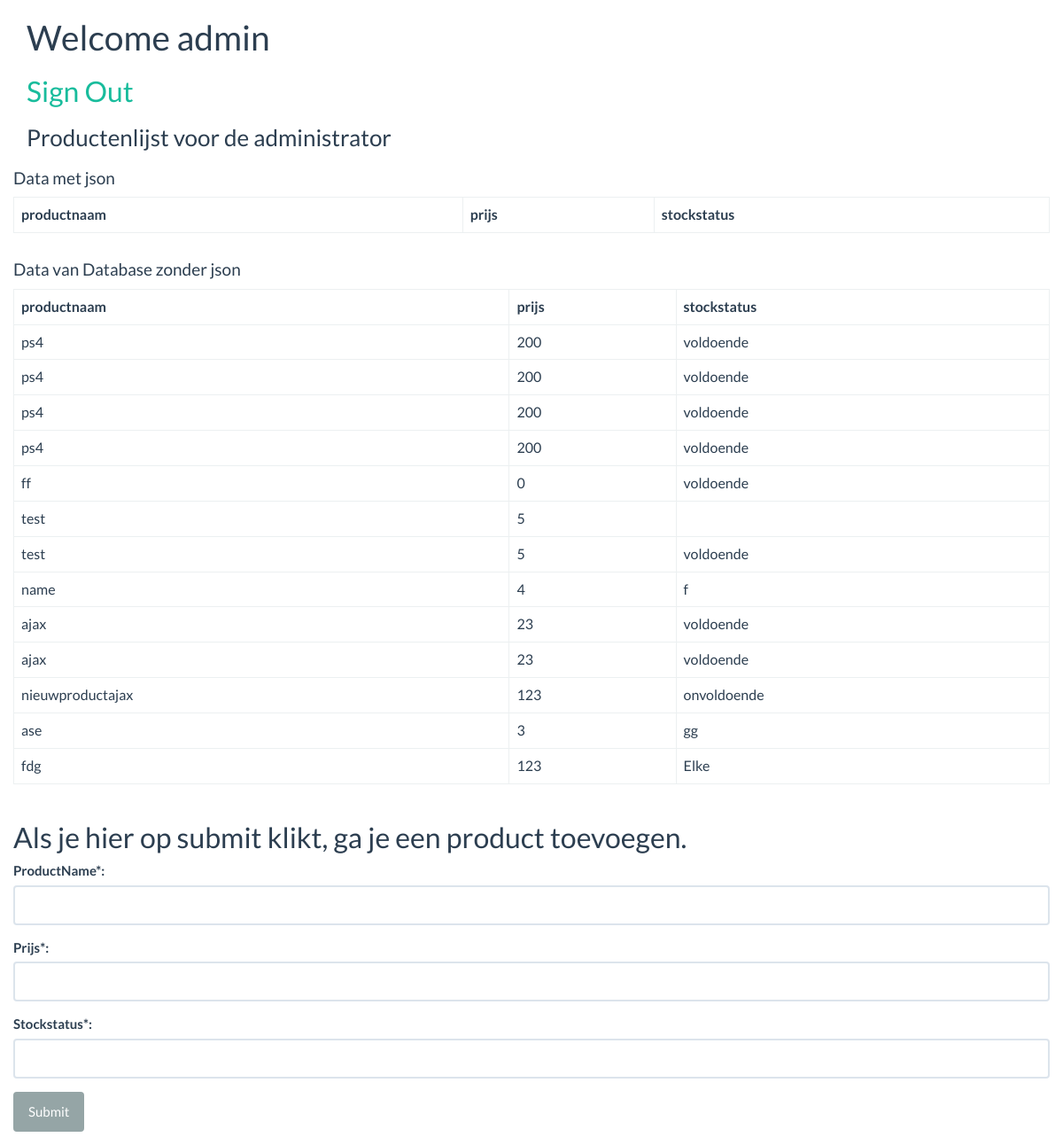
The app's page /definitieveprojectenwebapps/labo1WebShopAdmin.php (signed in) with its own data.
### tables this page shows
CREATE TABLE `users` (
  `user_id` int(10) UNSIGNED NOT NULL,
  `user_name` varchar(32) NOT NULL,
  `password` varchar(60) NOT NULL,
  `is_admin` int(11) NOT NULL
);

CREATE TABLE `products` (
  `id` int(11) NOT NULL,
  `productname` varchar(80) NOT NULL,
  `price` int(11) NOT NULL,
  `stockstatus` varchar(80) NOT NULL
);

### definitieveprojectenwebapps/session.php (called while the page is built, shortened)
<?php
$db = mysqli_connect('localhost','root','','webappsallelabos');
$user_check = $_SESSION['login_user'];
$sql = "SELECT user_name from users WHERE user_name = '$user_check'";
$ses_result = mysqli_query($db, $sql);
$row = mysqli_fetch_array($ses_result, MYSQLI_ASSOC);
$login_session = $row['user_name'];

### definitieveprojectenwebapps/labo1WebShopAdmin.php (the view, shortened to what this page needs)
<?php
include('session.php');
?>
<!DOCTYPE html>
<html lang="en">
<head>
    <link href="css/bootstrap.min.css" rel="stylesheet">
    <link href="css/bootstrap.flatly.css" rel="stylesheet">
</head>
<body onload="process()">
<div class="container">
    <h1>Welcome <?php echo $login_session; ?></h1>
    <h2><a href="logout.php">Sign Out</a></h2>
    <h3>Productenlijst voor de administrator</h3>
    <div class="row">
        <h4>Data met json</h4>
        <table class="table table-bordered">
            <thead>
            <tr>
                <th>productnaam</th>
                <th>prijs</th>
                <th>stockstatus</th>
            </tr>
            </thead>
        </table>
    </div>
    <div class="row">
        <h4>Data van Database zonder json</h4>
        <table class="table table-bordered">
            <thead>
            <tr>
                <th>productnaam</th>
                <th>prijs</th>
                <th>stockstatus</th>
            </tr>
            </thead>
            <tbody id="addproducttotable">
            <?php
            $db = mysqli_connect('localhost', 'root', '', 'webappsallelabos');
            $sql = "SELECT productname, price, stockstatus from products";
            $result = mysqli_query($db, $sql);
            while ($row = mysqli_fetch_assoc($result)) {
                ?>
                <tr>
                    <td><?php echo $row['productname']; ?></td>
                    <td><?php echo $row['price'] ?></td>
                    <td><?php echo $row['stockstatus'] ?></td>
                </tr>
                <?php
            }
            ?>
            </tbody>
        </table>
    </div>
    <div class="row">
        <h2>Als je hier op submit klikt, ga je een product toevoegen.</h2>
        <form id='addtodb' action='data/labo1WebShopAdd.php' method='POST' accept-charset='UTF-8'>
            <div class="form-group">
                <label for='productname'>ProductName*:</label>
                <input type='text' class="form-control"
                       name='productname' id='productname' maxlength="50"/>
            </div>
            <div class="form-group">
                <label for='prijs'>Prijs*:</label>
                <input type='number' class="form-control" name='prijs' id='prijs'/>
            </div>
            <div class="form-group">
                <label for='stockstatus'>Stockstatus*:</label>
                <input type="text" class="form-control" name="stockstatus" id="stockstatus"/>
            </div>
            <button type="submit" class="btn btn-default">Submit</button>
        </form>
    </div>
</div>
</body>
</html>

### records on screen
users: user_name "admin"
products: productname "ps4", price "200", stockstatus "voldoende"
products: productname "ps4", price "200", stockstatus "voldoende"
products: productname "ps4", price "200", stockstatus "voldoende"
products: productname "ps4", price "200", stockstatus "voldoende"
products: productname "ff", price "0", stockstatus "voldoende"
products: productname "test", price "5"
products: productname "test", price "5", stockstatus "voldoende"
products: productname "name", price "4", stockstatus "f"
products: productname "ajax", price "23", stockstatus "voldoende"
products: productname "ajax", price "23", stockstatus "voldoende"
products: productname "nieuwproductajax", price "123", stockstatus "onvoldoende"
products: productname "ase", price "3", stockstatus "gg"
products: productname "fdg", price "123", stockstatus "Elke"
